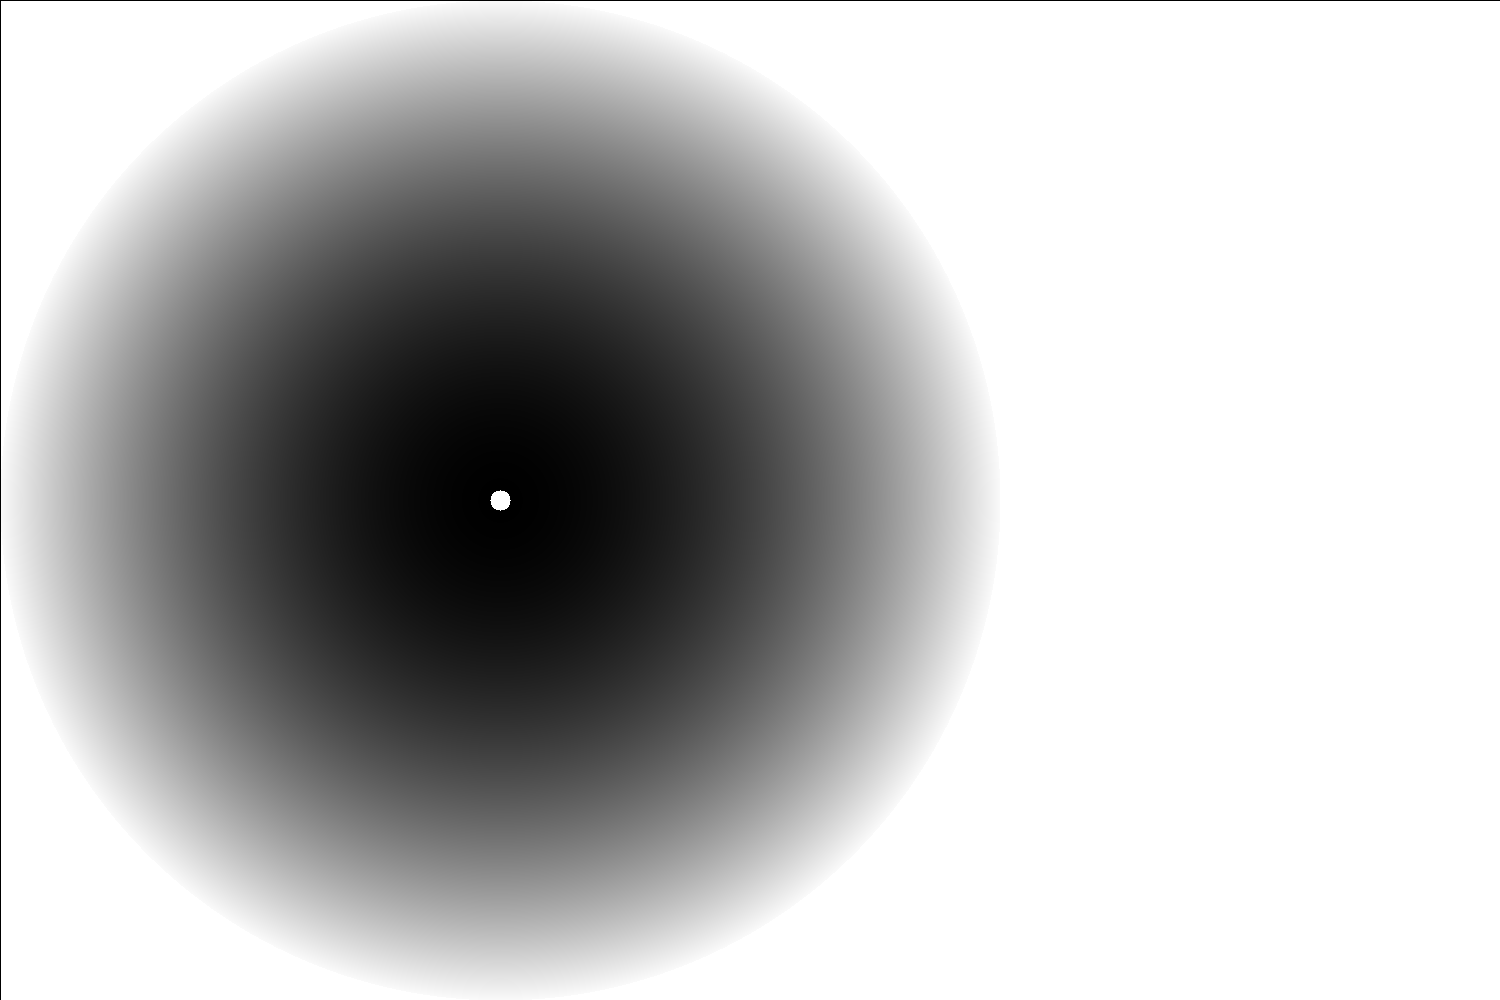

Write the Python code that produced this figure.
import numpy as np
import matplotlib.pyplot as plt
from PIL import Image


def cart2pol(x, y, xcenter, ycenter):
    # Converts cartesian coordinates to polar coordinates
    # r is in units of x and y
    # theta is in radians
    r = np.sqrt((x-xcenter) ** 2 + (y-ycenter) ** 2)
    theta = np.arctan(y / x)
    return r, theta


def pol2cart(r, theta):
    # Converts polar coordinates to cartesian coordinates
    # x and y are in units of r
    x = r * np.cos(theta)
    y = r * np.sin(theta)
    return x, y


def rrange(x, y, xcenter, ycenter):
    # Checks if some values of x and y are within a certain radius range
    # Radius range is determined by rmin and rmax above
    if rmin < cart2pol(x, y, xcenter, ycenter)[0] < rmax:
        return True
    else:
        return False



im = Image.open("/Users/marykaldor/accdisk/fortran/whitesquare.png")
rgb_im = im.convert('RGB')
[xs, ys] = rgb_im.size
rmin = 10
rmax = 500
for x in range(1, xs):
    for y in range(1, ys):
        if rrange(x, y, xs/2, ys/2):
            r = g = b = round(0.001*cart2pol(x, y, xs/2, ys/2)[0]**2)
        else:
            r = g = b = 400
        value = (r, g, b)
        rgb_im.putpixel((x, y), value)

rgb_im.show()

rgb_im.save("/Users/marykaldor/accdisk/fortran/powerlawgradientdisk.png")

'''
Tinting matrix for certain RGB values
r = r + rtint
g = g + gtint
b = b + btint

Getting the RGB value of a pixel (successful)
r, g, b = rgb_im.getpixel((70, 35))
print(r, g, b)

Setting up a plot
fig, ax = plt.subplots()

Attempt to get the RGB of a certain pixel (random selection of (12, 34))
img = im.load()
print(im.size)
[xs, ys] = im.size
coordinates = x, y = 12, 34
print(im.getpixel(coordinates))

for x in range(0, xs):
    for y in range(0, ys):
        # get the RGB color of the pixel
        print(im.load([x, y]))

Example of how to make a gradient image
m = 256
img = np.zeros((m, m, 3), dtype=np.uint8)
R, G, B = img[:, :, 0], img[:, :, 1], img[:, :, 2]
R_flat = R.flatten()
G_flat = G.flatten()
B_flat = B.flatten()

c = 0
for i in range(m):
    for j in range(m):
        for k in range(m):
            if c == len(R_flat):
                break
            R_flat[c] = i
            G_flat[c] = j
            B_flat[c] = k
            c += 1

img[:, :, 0] = R_flat.reshape((m, m))
img[:, :, 1] = G_flat.reshape((m, m))
img[:, :, 2] = B_flat.reshape((m, m))

plt.figure(figsize=(7, 7))
plt.imshow(img, cmap='gray')
plt.show()
'''
